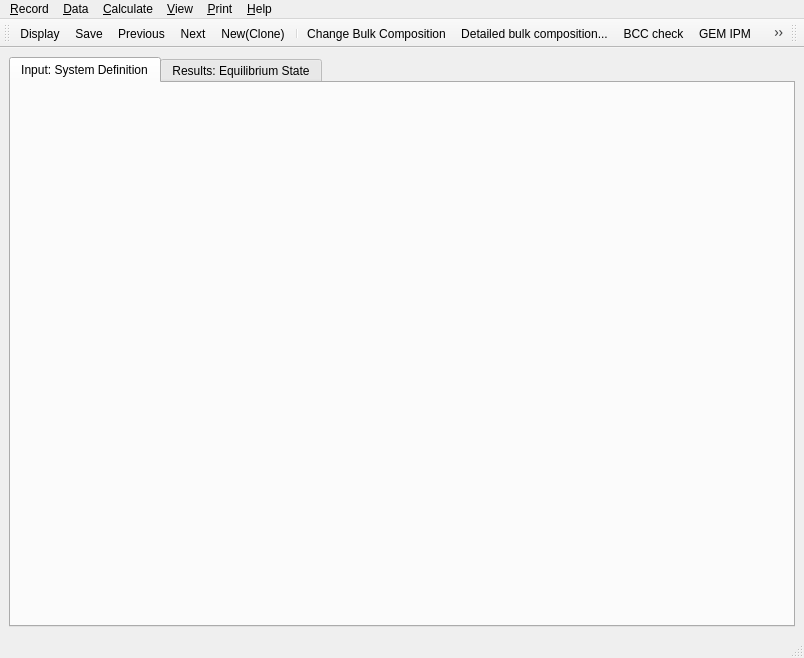
<?xml version="1.0" encoding="UTF-8"?>
<ui version="4.0">
 <class>NewSystemDialogData</class>
 <widget class="QMainWindow" name="NewSystemDialogData">
  <property name="geometry">
   <rect>
    <x>0</x>
    <y>0</y>
    <width>804</width>
    <height>658</height>
   </rect>
  </property>
  <property name="windowTitle">
   <string>MainWindow</string>
  </property>
  <widget class="QWidget" name="centralwidget">
   <layout class="QVBoxLayout">
    <item>
     <widget class="QTabWidget" name="TabWid">
      <property name="toolTip">
       <string>To edit, right-click on input values; press Enter to change data</string>
      </property>
      <property name="currentIndex">
       <number>0</number>
      </property>
      <widget class="QWidget" name="tab">
       <attribute name="title">
        <string>Input: System Definition</string>
       </attribute>
       <layout class="QVBoxLayout"/>
      </widget>
      <widget class="QWidget" name="tab_2">
       <attribute name="title">
        <string>Results: Equilibrium State</string>
       </attribute>
       <layout class="QVBoxLayout"/>
      </widget>
     </widget>
    </item>
   </layout>
  </widget>
  <widget class="QStatusBar" name="statusbar"/>
  <widget class="QMenuBar" name="menubar">
   <property name="geometry">
    <rect>
     <x>0</x>
     <y>0</y>
     <width>804</width>
     <height>21</height>
    </rect>
   </property>
   <widget class="QMenu" name="menuRecord">
    <property name="title">
     <string>&amp;Record</string>
    </property>
    <addaction name="actionCreate"/>
    <addaction name="actionNew"/>
    <addaction name="separator"/>
    <addaction name="actionDisplay"/>
    <addaction name="actionRemake"/>
    <addaction name="separator"/>
    <addaction name="actionSave"/>
    <addaction name="actionSave_As"/>
    <addaction name="actionDelete"/>
    <addaction name="separator"/>
    <addaction name="actionClose"/>
   </widget>
   <widget class="QMenu" name="menu_Data">
    <property name="title">
     <string>&amp;Data</string>
    </property>
    <addaction name="actionOpenMTPARAM"/>
    <addaction name="actionOpen_SYSTEM_ICOMP"/>
    <addaction name="separator"/>
    <addaction name="actionOutMulti"/>
    <addaction name="actionReadMulti"/>
   </widget>
   <widget class="QMenu" name="menu_Calc">
    <property name="title">
     <string>&amp;Calculate</string>
    </property>
    <addaction name="action_BCC"/>
    <addaction name="action_IPM"/>
    <addaction name="separator"/>
    <addaction name="separator"/>
    <addaction name="actionSimplex"/>
    <addaction name="actionPrecise"/>
    <addaction name="actionStepwise"/>
   </widget>
   <widget class="QMenu" name="menu_View">
    <property name="title">
     <string>&amp;View</string>
    </property>
    <addaction name="actionEQUSTAT_ICOMP"/>
    <addaction name="actionOpenMULTI"/>
   </widget>
   <widget class="QMenu" name="menu_Print">
    <property name="title">
     <string>&amp;Print</string>
    </property>
    <addaction name="actionPrintMtparm"/>
    <addaction name="actionPrintSystem"/>
    <addaction name="actionPrintEqstat"/>
    <addaction name="separator"/>
    <addaction name="actionPrInput"/>
    <addaction name="actionPrResults"/>
   </widget>
   <widget class="QMenu" name="menu_Help">
    <property name="title">
     <string>&amp;Help</string>
    </property>
    <addaction name="actionHelp"/>
    <addaction name="actionHowto"/>
    <addaction name="actionScript"/>
    <addaction name="separator"/>
    <addaction name="actionMoreBCC"/>
    <addaction name="actionMoreIPM"/>
    <addaction name="separator"/>
    <addaction name="actionAbout"/>
   </widget>
   <addaction name="menuRecord"/>
   <addaction name="menu_Data"/>
   <addaction name="menu_Calc"/>
   <addaction name="menu_View"/>
   <addaction name="menu_Print"/>
   <addaction name="menu_Help"/>
  </widget>
  <widget class="QToolBar" name="toolBar_3">
   <property name="windowTitle">
    <string>toolBar_3</string>
   </property>
   <attribute name="toolBarArea">
    <enum>TopToolBarArea</enum>
   </attribute>
   <attribute name="toolBarBreak">
    <bool>false</bool>
   </attribute>
   <addaction name="actionDisplay"/>
   <addaction name="actionSave"/>
   <addaction name="actionPrevious"/>
   <addaction name="actionNext"/>
   <addaction name="actionNew"/>
   <addaction name="separator"/>
   <addaction name="actionINSERT_SYSTEM"/>
   <addaction name="actionOpen_SYSTEM_ICOMP"/>
   <addaction name="action_BCC"/>
   <addaction name="action_IPM"/>
   <addaction name="actionEQUSTAT_ICOMP"/>
   <addaction name="separator"/>
   <addaction name="actionPrintEqstat"/>
   <addaction name="separator"/>
   <addaction name="actionHelp_2"/>
   <addaction name="separator"/>
   <addaction name="separator"/>
  </widget>
  <widget class="QToolBar" name="toolBar_5">
   <property name="windowTitle">
    <string>toolBar</string>
   </property>
   <attribute name="toolBarArea">
    <enum>TopToolBarArea</enum>
   </attribute>
   <attribute name="toolBarBreak">
    <bool>false</bool>
   </attribute>
  </widget>
  <action name="actionCreate">
   <property name="text">
    <string>&amp;Create...</string>
   </property>
   <property name="toolTip">
    <string>Create new record</string>
   </property>
  </action>
  <action name="actionNew">
   <property name="icon">
    <iconset resource="../../img.qrc">
     <normaloff>:/toolbar/img/filesaveas.png</normaloff>:/toolbar/img/filesaveas.png</iconset>
   </property>
   <property name="text">
    <string>&amp;New(Clone)...</string>
   </property>
   <property name="toolTip">
    <string>Press to clone a new system (SysEq record) from present one</string>
   </property>
  </action>
  <action name="actionDisplay">
   <property name="icon">
    <iconset resource="../../img.qrc">
     <normaloff>:/toolbar/img/fileopen.png</normaloff>:/toolbar/img/fileopen.png</iconset>
   </property>
   <property name="text">
    <string>D&amp;isplay</string>
   </property>
   <property name="toolTip">
    <string>Display existing systems (SysEq records) and load one of them</string>
   </property>
   <property name="shortcut">
    <string>F6</string>
   </property>
  </action>
  <action name="actionRemake">
   <property name="text">
    <string>&amp;Remake...</string>
   </property>
   <property name="toolTip">
    <string>Change current record</string>
   </property>
   <property name="statusTip">
    <string>Change current record</string>
   </property>
  </action>
  <action name="actionSave">
   <property name="icon">
    <iconset resource="../../img.qrc">
     <normaloff>:/toolbar/img/filesave.png</normaloff>:/toolbar/img/filesave.png</iconset>
   </property>
   <property name="text">
    <string>&amp;Save</string>
   </property>
   <property name="toolTip">
    <string>Save this SysEq record to project database</string>
   </property>
  </action>
  <action name="actionSave_As">
   <property name="text">
    <string>Save &amp;As...</string>
   </property>
   <property name="toolTip">
    <string>Save with new keywd</string>
   </property>
  </action>
  <action name="actionDelete">
   <property name="icon">
    <iconset>
     <normaloff/>
    </iconset>
   </property>
   <property name="text">
    <string>&amp;Delete</string>
   </property>
   <property name="toolTip">
    <string>Delete current record</string>
   </property>
  </action>
  <action name="actionClose">
   <property name="text">
    <string>C&amp;lose</string>
   </property>
   <property name="toolTip">
    <string>Close window</string>
   </property>
   <property name="shortcut">
    <string>F10</string>
   </property>
  </action>
  <action name="actionOpenMTPARAM">
   <property name="text">
    <string>&amp;Thermodynamic data at T,P...</string>
   </property>
   <property name="iconText">
    <string>T,P</string>
   </property>
   <property name="toolTip">
    <string>Thermodynamic data at T,P... (MTPARAM)</string>
   </property>
  </action>
  <action name="actionOpen_SYSTEM_ICOMP">
   <property name="icon">
    <iconset resource="../../img.qrc">
     <normaloff>:/toolbar/img/ordertool1.png</normaloff>:/toolbar/img/ordertool1.png</iconset>
   </property>
   <property name="text">
    <string>Detailed &amp;bulk composition...</string>
   </property>
   <property name="iconText">
    <string>Detailed bulk composition...</string>
   </property>
   <property name="toolTip">
    <string>Press for detailed setup of the system and its bulk chemical composition (BCC)</string>
   </property>
  </action>
  <action name="actionOutMulti">
   <property name="text">
    <string>&amp;Write GEMIPM2K files...</string>
   </property>
  </action>
  <action name="actionReadMulti">
   <property name="text">
    <string>Read &amp;GEMIPM2K DBR file...</string>
   </property>
  </action>
  <action name="action_BCC">
   <property name="icon">
    <iconset resource="../../img.qrc">
     <normaloff>:/toolbar/img/RunBCC.png</normaloff>:/toolbar/img/RunBCC.png</iconset>
   </property>
   <property name="text">
    <string>&amp;BCC check</string>
   </property>
   <property name="toolTip">
    <string>Press to check system definition and calculate bulk chemical composition (BCC)</string>
   </property>
  </action>
  <action name="action_IPM">
   <property name="icon">
    <iconset resource="../../img.qrc">
     <normaloff>:/toolbar/img/RunIPM.png</normaloff>:/toolbar/img/RunIPM.png</iconset>
   </property>
   <property name="text">
    <string>GEM &amp;IPM</string>
   </property>
   <property name="toolTip">
    <string>Press to calculate equilibrium state using GEM IPM</string>
   </property>
  </action>
  <action name="actionSimplex">
   <property name="checkable">
    <bool>true</bool>
   </property>
   <property name="checked">
    <bool>true</bool>
   </property>
   <property name="text">
    <string>&amp;Simplex</string>
   </property>
  </action>
  <action name="actionPrecise">
   <property name="checkable">
    <bool>true</bool>
   </property>
   <property name="checked">
    <bool>true</bool>
   </property>
   <property name="text">
    <string>&amp;Cleanup</string>
   </property>
  </action>
  <action name="actionStepwise">
   <property name="checkable">
    <bool>true</bool>
   </property>
   <property name="text">
    <string>S&amp;tepwise</string>
   </property>
  </action>
  <action name="actionEQUSTAT_ICOMP">
   <property name="icon">
    <iconset resource="../../img.qrc">
     <normaloff>:/toolbar/img/ordertool.png</normaloff>:/toolbar/img/ordertool.png</iconset>
   </property>
   <property name="text">
    <string>GEM IPM &amp;dual solution etc...</string>
   </property>
   <property name="toolTip">
    <string>Press to explore detailed GEM IPM results</string>
   </property>
  </action>
  <action name="actionOpenMULTI">
   <property name="text">
    <string>Details for &amp;experts...</string>
   </property>
  </action>
  <action name="actionPrintMtparm">
   <property name="text">
    <string>&amp;Thermodynamic data...</string>
   </property>
  </action>
  <action name="actionPrintSystem">
   <property name="text">
    <string>&amp;System Definition...</string>
   </property>
  </action>
  <action name="actionPrintEqstat">
   <property name="icon">
    <iconset resource="../../img.qrc">
     <normaloff>:/toolbar/img/fileprint.png</normaloff>:/toolbar/img/fileprint.png</iconset>
   </property>
   <property name="text">
    <string>&amp;GEM results...</string>
   </property>
   <property name="toolTip">
    <string>Print system definition, thermodynamic data or GEM IPM results</string>
   </property>
  </action>
  <action name="actionPrInput">
   <property name="text">
    <string>&amp;Input: System Definition Tree...</string>
   </property>
  </action>
  <action name="actionPrResults">
   <property name="text">
    <string>&amp;Results: Equilibrium State Tree...</string>
   </property>
  </action>
  <action name="actionHelp">
   <property name="icon">
    <iconset resource="../../img.qrc">
     <normaloff>:/toolbar/img/help.png</normaloff>:/toolbar/img/help.png</iconset>
   </property>
   <property name="text">
    <string>&amp;Help</string>
   </property>
  </action>
  <action name="actionHowto">
   <property name="text">
    <string>H&amp;ow to</string>
   </property>
  </action>
  <action name="actionScript">
   <property name="text">
    <string>&amp;Scripts...</string>
   </property>
  </action>
  <action name="actionMoreBCC">
   <property name="text">
    <string>More about &amp;BCC</string>
   </property>
  </action>
  <action name="actionMoreIPM">
   <property name="text">
    <string>More about &amp;IPM</string>
   </property>
  </action>
  <action name="actionAbout">
   <property name="text">
    <string>&amp;About</string>
   </property>
  </action>
  <action name="actionPrevious">
   <property name="icon">
    <iconset resource="../../img.qrc">
     <normaloff>:/toolbar/img/arrow_left1.png</normaloff>:/toolbar/img/arrow_left1.png</iconset>
   </property>
   <property name="text">
    <string>Previous</string>
   </property>
   <property name="toolTip">
    <string>Display the previous SysEq record</string>
   </property>
  </action>
  <action name="actionNext">
   <property name="icon">
    <iconset resource="../../img.qrc">
     <normaloff>:/toolbar/img/arrow_right1.png</normaloff>:/toolbar/img/arrow_right1.png</iconset>
   </property>
   <property name="text">
    <string>Next</string>
   </property>
   <property name="toolTip">
    <string>Display the next SysEq record</string>
   </property>
  </action>
  <action name="actionINSERT_SYSTEM">
   <property name="icon">
    <iconset resource="../../img.qrc">
     <normaloff>:/toolbar/img/SetCompos.png</normaloff>:/toolbar/img/SetCompos.png</iconset>
   </property>
   <property name="text">
    <string>&amp;Change Bulk Composition...</string>
   </property>
   <property name="toolTip">
    <string>Press to open Recipe Wizard for bulk chemical composition (BCC) of the system</string>
   </property>
  </action>
  <action name="actionHelp_2">
   <property name="icon">
    <iconset resource="../../img.qrc">
     <normaloff>:/toolbar/img/help.png</normaloff>:/toolbar/img/help.png</iconset>
   </property>
   <property name="text">
    <string>&amp;Help</string>
   </property>
  </action>
 </widget>
 <resources>
  <include location="../../img.qrc"/>
 </resources>
 <connections/>
</ui>
